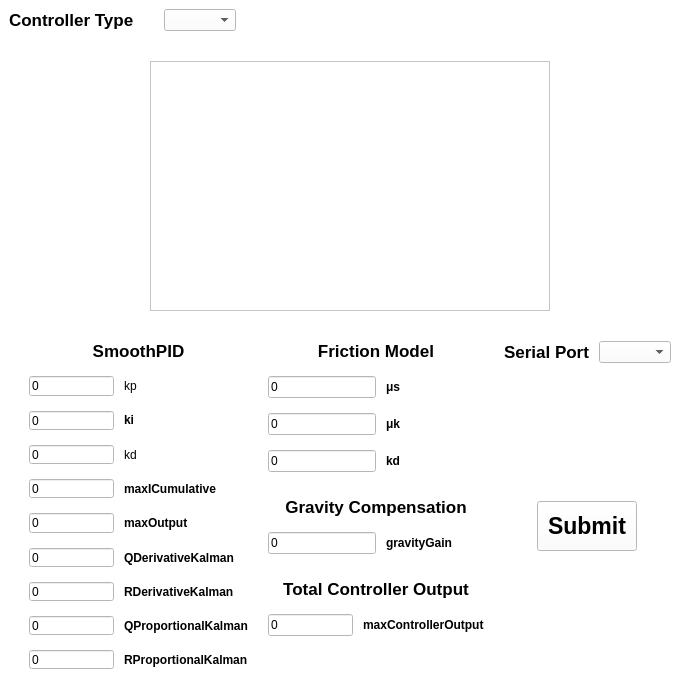
<?xml version="1.0" encoding="UTF-8"?>
<ui version="4.0">
 <class>RCCPWindow</class>
 <widget class="QMainWindow" name="RCCPWindow">
  <property name="geometry">
   <rect>
    <x>0</x>
    <y>0</y>
    <width>700</width>
    <height>700</height>
   </rect>
  </property>
  <property name="minimumSize">
   <size>
    <width>700</width>
    <height>700</height>
   </size>
  </property>
  <property name="maximumSize">
   <size>
    <width>700</width>
    <height>700</height>
   </size>
  </property>
  <property name="windowTitle">
   <string>RCCPWindow</string>
  </property>
  <property name="layoutDirection">
   <enum>Qt::LeftToRight</enum>
  </property>
  <property name="autoFillBackground">
   <bool>false</bool>
  </property>
  <property name="styleSheet">
   <string notr="true">background-color: rgb(255, 255, 255);</string>
  </property>
  <property name="documentMode">
   <bool>false</bool>
  </property>
  <property name="dockNestingEnabled">
   <bool>false</bool>
  </property>
  <property name="unifiedTitleAndToolBarOnMac">
   <bool>false</bool>
  </property>
  <widget class="QWidget" name="centralwidget">
   <property name="enabled">
    <bool>true</bool>
   </property>
   <property name="sizePolicy">
    <sizepolicy hsizetype="Expanding" vsizetype="Expanding">
     <horstretch>0</horstretch>
     <verstretch>0</verstretch>
    </sizepolicy>
   </property>
   <property name="minimumSize">
    <size>
     <width>650</width>
     <height>650</height>
    </size>
   </property>
   <property name="maximumSize">
    <size>
     <width>650000</width>
     <height>600000</height>
    </size>
   </property>
   <property name="mouseTracking">
    <bool>false</bool>
   </property>
   <property name="tabletTracking">
    <bool>false</bool>
   </property>
   <property name="acceptDrops">
    <bool>false</bool>
   </property>
   <property name="autoFillBackground">
    <bool>false</bool>
   </property>
   <layout class="QVBoxLayout" name="verticalLayout">
    <property name="spacing">
     <number>30</number>
    </property>
    <item>
     <layout class="QHBoxLayout" name="horizontalLayout_4">
      <item>
       <widget class="QLabel" name="label_20">
        <property name="font">
         <font>
          <pointsize>13</pointsize>
          <bold>true</bold>
         </font>
        </property>
        <property name="text">
         <string>Controller Type</string>
        </property>
       </widget>
      </item>
      <item>
       <widget class="QComboBox" name="comboBox"/>
      </item>
      <item>
       <spacer name="horizontalSpacer_3">
        <property name="orientation">
         <enum>Qt::Horizontal</enum>
        </property>
        <property name="sizeHint" stdset="0">
         <size>
          <width>40</width>
          <height>20</height>
         </size>
        </property>
       </spacer>
      </item>
     </layout>
    </item>
    <item>
     <layout class="QHBoxLayout" name="horizontalLayout_3">
      <item>
       <spacer name="horizontalSpacer">
        <property name="orientation">
         <enum>Qt::Horizontal</enum>
        </property>
        <property name="sizeHint" stdset="0">
         <size>
          <width>40</width>
          <height>20</height>
         </size>
        </property>
       </spacer>
      </item>
      <item>
       <widget class="QFrame" name="frame">
        <property name="minimumSize">
         <size>
          <width>400</width>
          <height>250</height>
         </size>
        </property>
        <property name="maximumSize">
         <size>
          <width>400</width>
          <height>250</height>
         </size>
        </property>
        <property name="styleSheet">
         <string notr="true">background: url(:one-punch-man.jpg)</string>
        </property>
        <property name="frameShape">
         <enum>QFrame::StyledPanel</enum>
        </property>
        <property name="frameShadow">
         <enum>QFrame::Raised</enum>
        </property>
       </widget>
      </item>
      <item>
       <spacer name="horizontalSpacer_2">
        <property name="orientation">
         <enum>Qt::Horizontal</enum>
        </property>
        <property name="sizeHint" stdset="0">
         <size>
          <width>40</width>
          <height>20</height>
         </size>
        </property>
       </spacer>
      </item>
     </layout>
    </item>
    <item>
     <layout class="QHBoxLayout" name="horizontalLayout_2">
      <property name="spacing">
       <number>20</number>
      </property>
      <property name="leftMargin">
       <number>20</number>
      </property>
      <property name="rightMargin">
       <number>20</number>
      </property>
      <item>
       <layout class="QVBoxLayout" name="verticalLayout_4">
        <property name="spacing">
         <number>15</number>
        </property>
        <item>
         <widget class="QLabel" name="label_19">
          <property name="font">
           <font>
            <pointsize>13</pointsize>
            <bold>true</bold>
           </font>
          </property>
          <property name="text">
           <string>SmoothPID</string>
          </property>
          <property name="alignment">
           <set>Qt::AlignCenter</set>
          </property>
         </widget>
        </item>
        <item>
         <layout class="QGridLayout" name="gridLayout">
          <property name="sizeConstraint">
           <enum>QLayout::SetDefaultConstraint</enum>
          </property>
          <property name="horizontalSpacing">
           <number>10</number>
          </property>
          <property name="verticalSpacing">
           <number>15</number>
          </property>
          <item row="0" column="0">
           <widget class="QLineEdit" name="lineEdit">
            <property name="focusPolicy">
             <enum>Qt::StrongFocus</enum>
            </property>
            <property name="styleSheet">
             <string notr="true">border-color: rgb(100, 0, 0);</string>
            </property>
            <property name="text">
             <string>0</string>
            </property>
           </widget>
          </item>
          <item row="7" column="0">
           <widget class="QLineEdit" name="lineEdit_10">
            <property name="text">
             <string>0</string>
            </property>
           </widget>
          </item>
          <item row="4" column="0">
           <widget class="QLineEdit" name="lineEdit_7">
            <property name="text">
             <string>0</string>
            </property>
           </widget>
          </item>
          <item row="5" column="1">
           <widget class="QLabel" name="label_8">
            <property name="font">
             <font>
              <bold>true</bold>
             </font>
            </property>
            <property name="text">
             <string>QDerivativeKalman</string>
            </property>
           </widget>
          </item>
          <item row="4" column="1">
           <widget class="QLabel" name="label_7">
            <property name="font">
             <font>
              <bold>true</bold>
             </font>
            </property>
            <property name="text">
             <string>maxOutput</string>
            </property>
           </widget>
          </item>
          <item row="8" column="1">
           <widget class="QLabel" name="label_11">
            <property name="font">
             <font>
              <bold>true</bold>
             </font>
            </property>
            <property name="text">
             <string>RProportionalKalman</string>
            </property>
           </widget>
          </item>
          <item row="5" column="0">
           <widget class="QLineEdit" name="lineEdit_8">
            <property name="text">
             <string>0</string>
            </property>
           </widget>
          </item>
          <item row="2" column="0">
           <widget class="QLineEdit" name="lineEdit_5">
            <property name="mouseTracking">
             <bool>true</bool>
            </property>
            <property name="tabletTracking">
             <bool>false</bool>
            </property>
            <property name="text">
             <string>0</string>
            </property>
           </widget>
          </item>
          <item row="2" column="1">
           <widget class="QLabel" name="label_5">
            <property name="styleSheet">
             <string notr="true">font: 700 9pt &quot;Segoe UI&quot;;</string>
            </property>
            <property name="text">
             <string>kd</string>
            </property>
           </widget>
          </item>
          <item row="8" column="0">
           <widget class="QLineEdit" name="lineEdit_11">
            <property name="text">
             <string>0</string>
            </property>
           </widget>
          </item>
          <item row="9" column="0">
           <spacer name="verticalSpacer">
            <property name="orientation">
             <enum>Qt::Vertical</enum>
            </property>
            <property name="sizeHint" stdset="0">
             <size>
              <width>20</width>
              <height>40</height>
             </size>
            </property>
           </spacer>
          </item>
          <item row="6" column="0">
           <widget class="QLineEdit" name="lineEdit_9">
            <property name="text">
             <string>0</string>
            </property>
           </widget>
          </item>
          <item row="1" column="0">
           <widget class="QLineEdit" name="lineEdit_4">
            <property name="text">
             <string>0</string>
            </property>
           </widget>
          </item>
          <item row="3" column="1">
           <widget class="QLabel" name="label_6">
            <property name="font">
             <font>
              <bold>true</bold>
             </font>
            </property>
            <property name="text">
             <string>maxICumulative</string>
            </property>
           </widget>
          </item>
          <item row="1" column="1">
           <widget class="QLabel" name="label_4">
            <property name="sizePolicy">
             <sizepolicy hsizetype="Expanding" vsizetype="Fixed">
              <horstretch>0</horstretch>
              <verstretch>0</verstretch>
             </sizepolicy>
            </property>
            <property name="font">
             <font>
              <bold>true</bold>
             </font>
            </property>
            <property name="text">
             <string>ki</string>
            </property>
           </widget>
          </item>
          <item row="6" column="1">
           <widget class="QLabel" name="label_9">
            <property name="font">
             <font>
              <bold>true</bold>
             </font>
            </property>
            <property name="text">
             <string>RDerivativeKalman</string>
            </property>
           </widget>
          </item>
          <item row="0" column="1">
           <widget class="QLabel" name="label">
            <property name="sizePolicy">
             <sizepolicy hsizetype="Expanding" vsizetype="Preferred">
              <horstretch>0</horstretch>
              <verstretch>0</verstretch>
             </sizepolicy>
            </property>
            <property name="maximumSize">
             <size>
              <width>16777215</width>
              <height>22</height>
             </size>
            </property>
            <property name="styleSheet">
             <string notr="true">font: 700 9pt &quot;Segoe UI&quot;;</string>
            </property>
            <property name="text">
             <string>kp</string>
            </property>
           </widget>
          </item>
          <item row="3" column="0">
           <widget class="QLineEdit" name="lineEdit_6">
            <property name="text">
             <string>0</string>
            </property>
           </widget>
          </item>
          <item row="7" column="1">
           <widget class="QLabel" name="label_10">
            <property name="font">
             <font>
              <bold>true</bold>
             </font>
            </property>
            <property name="text">
             <string>QProportionalKalman</string>
            </property>
           </widget>
          </item>
         </layout>
        </item>
       </layout>
      </item>
      <item>
       <layout class="QVBoxLayout" name="verticalLayout_3">
        <property name="spacing">
         <number>15</number>
        </property>
        <item>
         <widget class="QLabel" name="label_13">
          <property name="font">
           <font>
            <pointsize>13</pointsize>
            <bold>true</bold>
           </font>
          </property>
          <property name="text">
           <string>Friction Model</string>
          </property>
          <property name="alignment">
           <set>Qt::AlignCenter</set>
          </property>
         </widget>
        </item>
        <item>
         <layout class="QGridLayout" name="gridLayout_3">
          <property name="sizeConstraint">
           <enum>QLayout::SetFixedSize</enum>
          </property>
          <property name="bottomMargin">
           <number>10</number>
          </property>
          <property name="horizontalSpacing">
           <number>10</number>
          </property>
          <property name="verticalSpacing">
           <number>15</number>
          </property>
          <item row="1" column="1">
           <widget class="QLabel" name="label_15">
            <property name="font">
             <font>
              <bold>true</bold>
             </font>
            </property>
            <property name="text">
             <string>μk</string>
            </property>
           </widget>
          </item>
          <item row="1" column="0">
           <widget class="QLineEdit" name="lineEdit_12">
            <property name="text">
             <string>0</string>
            </property>
           </widget>
          </item>
          <item row="0" column="1">
           <widget class="QLabel" name="label_2">
            <property name="sizePolicy">
             <sizepolicy hsizetype="Expanding" vsizetype="Preferred">
              <horstretch>0</horstretch>
              <verstretch>0</verstretch>
             </sizepolicy>
            </property>
            <property name="maximumSize">
             <size>
              <width>16777215</width>
              <height>22</height>
             </size>
            </property>
            <property name="font">
             <font>
              <bold>true</bold>
             </font>
            </property>
            <property name="text">
             <string>μs</string>
            </property>
           </widget>
          </item>
          <item row="2" column="0">
           <widget class="QLineEdit" name="lineEdit_13">
            <property name="text">
             <string>0</string>
            </property>
           </widget>
          </item>
          <item row="2" column="1">
           <widget class="QLabel" name="label_16">
            <property name="font">
             <font>
              <bold>true</bold>
             </font>
            </property>
            <property name="text">
             <string>kd</string>
            </property>
           </widget>
          </item>
          <item row="0" column="0">
           <widget class="QLineEdit" name="lineEdit_2">
            <property name="text">
             <string>0</string>
            </property>
           </widget>
          </item>
         </layout>
        </item>
        <item>
         <widget class="QLabel" name="label_12">
          <property name="font">
           <font>
            <pointsize>13</pointsize>
            <bold>true</bold>
           </font>
          </property>
          <property name="text">
           <string>Gravity Compensation</string>
          </property>
          <property name="alignment">
           <set>Qt::AlignCenter</set>
          </property>
         </widget>
        </item>
        <item>
         <layout class="QGridLayout" name="gridLayout_4">
          <property name="bottomMargin">
           <number>10</number>
          </property>
          <property name="horizontalSpacing">
           <number>10</number>
          </property>
          <property name="verticalSpacing">
           <number>15</number>
          </property>
          <item row="0" column="0">
           <widget class="QLineEdit" name="lineEdit_14">
            <property name="text">
             <string>0</string>
            </property>
           </widget>
          </item>
          <item row="0" column="1">
           <widget class="QLabel" name="label_14">
            <property name="sizePolicy">
             <sizepolicy hsizetype="Expanding" vsizetype="Fixed">
              <horstretch>0</horstretch>
              <verstretch>0</verstretch>
             </sizepolicy>
            </property>
            <property name="font">
             <font>
              <bold>true</bold>
             </font>
            </property>
            <property name="text">
             <string>gravityGain</string>
            </property>
           </widget>
          </item>
         </layout>
        </item>
        <item>
         <widget class="QLabel" name="label_17">
          <property name="font">
           <font>
            <pointsize>13</pointsize>
            <bold>true</bold>
           </font>
          </property>
          <property name="text">
           <string>Total Controller Output</string>
          </property>
          <property name="alignment">
           <set>Qt::AlignCenter</set>
          </property>
         </widget>
        </item>
        <item>
         <layout class="QGridLayout" name="gridLayout_5">
          <property name="bottomMargin">
           <number>10</number>
          </property>
          <property name="horizontalSpacing">
           <number>10</number>
          </property>
          <property name="verticalSpacing">
           <number>15</number>
          </property>
          <item row="0" column="0">
           <widget class="QLineEdit" name="lineEdit_15">
            <property name="text">
             <string>0</string>
            </property>
           </widget>
          </item>
          <item row="0" column="1">
           <widget class="QLabel" name="label_18">
            <property name="sizePolicy">
             <sizepolicy hsizetype="Expanding" vsizetype="Preferred">
              <horstretch>0</horstretch>
              <verstretch>0</verstretch>
             </sizepolicy>
            </property>
            <property name="font">
             <font>
              <bold>true</bold>
             </font>
            </property>
            <property name="text">
             <string>maxControllerOutput</string>
            </property>
           </widget>
          </item>
         </layout>
        </item>
        <item>
         <spacer name="verticalSpacer_2">
          <property name="orientation">
           <enum>Qt::Vertical</enum>
          </property>
          <property name="sizeHint" stdset="0">
           <size>
            <width>20</width>
            <height>40</height>
           </size>
          </property>
         </spacer>
        </item>
       </layout>
      </item>
      <item>
       <layout class="QVBoxLayout" name="verticalLayout_5">
        <item>
         <layout class="QGridLayout" name="gridLayout_2">
          <property name="sizeConstraint">
           <enum>QLayout::SetFixedSize</enum>
          </property>
          <property name="horizontalSpacing">
           <number>10</number>
          </property>
          <property name="verticalSpacing">
           <number>15</number>
          </property>
          <item row="0" column="0">
           <widget class="QLabel" name="label_3">
            <property name="sizePolicy">
             <sizepolicy hsizetype="Expanding" vsizetype="Preferred">
              <horstretch>0</horstretch>
              <verstretch>0</verstretch>
             </sizepolicy>
            </property>
            <property name="maximumSize">
             <size>
              <width>16777215</width>
              <height>22</height>
             </size>
            </property>
            <property name="font">
             <font>
              <pointsize>13</pointsize>
              <bold>true</bold>
             </font>
            </property>
            <property name="text">
             <string>Serial Port</string>
            </property>
            <property name="alignment">
             <set>Qt::AlignCenter</set>
            </property>
           </widget>
          </item>
          <item row="0" column="1">
           <widget class="QComboBox" name="comboBox_2"/>
          </item>
         </layout>
        </item>
        <item>
         <spacer name="verticalSpacer_4">
          <property name="orientation">
           <enum>Qt::Vertical</enum>
          </property>
          <property name="sizeHint" stdset="0">
           <size>
            <width>20</width>
            <height>40</height>
           </size>
          </property>
         </spacer>
        </item>
        <item>
         <layout class="QHBoxLayout" name="horizontalLayout_5">
          <item>
           <widget class="QPushButton" name="pushButton">
            <property name="minimumSize">
             <size>
              <width>100</width>
              <height>50</height>
             </size>
            </property>
            <property name="maximumSize">
             <size>
              <width>100</width>
              <height>50</height>
             </size>
            </property>
            <property name="font">
             <font>
              <pointsize>17</pointsize>
              <bold>true</bold>
             </font>
            </property>
            <property name="text">
             <string>Submit</string>
            </property>
           </widget>
          </item>
         </layout>
        </item>
        <item>
         <spacer name="verticalSpacer_3">
          <property name="orientation">
           <enum>Qt::Vertical</enum>
          </property>
          <property name="sizeHint" stdset="0">
           <size>
            <width>20</width>
            <height>40</height>
           </size>
          </property>
         </spacer>
        </item>
       </layout>
      </item>
     </layout>
    </item>
   </layout>
  </widget>
  <widget class="QMenuBar" name="menubar">
   <property name="geometry">
    <rect>
     <x>0</x>
     <y>0</y>
     <width>700</width>
     <height>17</height>
    </rect>
   </property>
  </widget>
  <widget class="QStatusBar" name="statusbar"/>
 </widget>
 <resources/>
 <connections/>
</ui>
